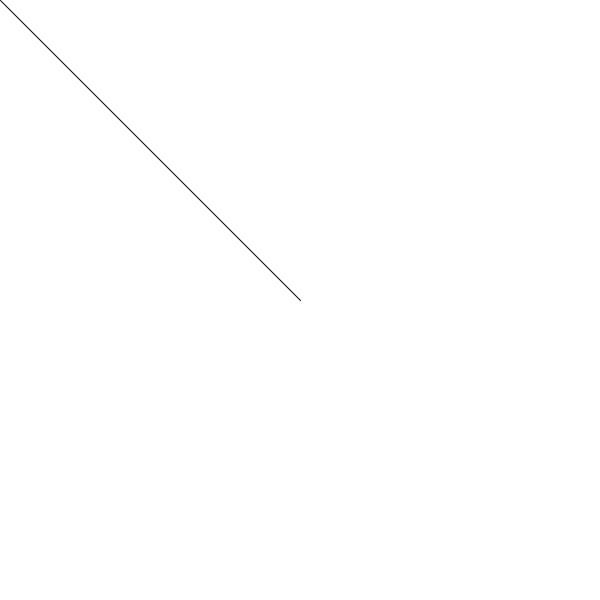
Frame 1 (no input)
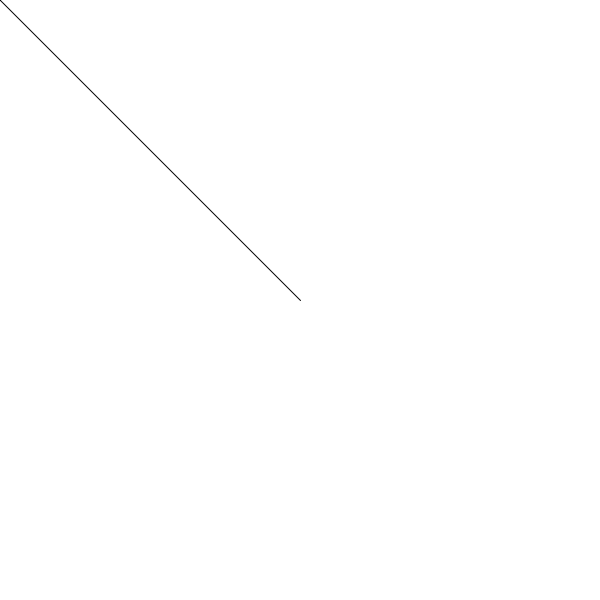
Frame 60 (the mouse pressed at the canvas centre just before this capture)
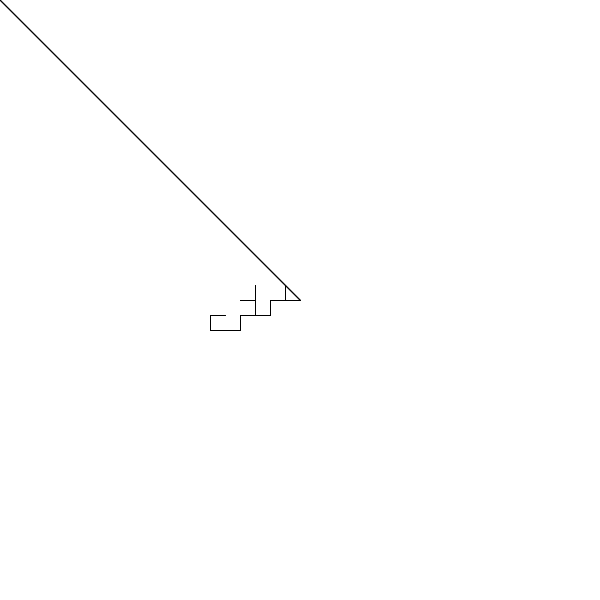
Frame 120 (the mouse held since frame 60 and released just before this capture)

The Processing sketch that drew these frames (run headless with seeded random() and noise(); from frame 60 on, the mouse is pressed at the canvas centre):

// Processing sketch: forme_animate
// ── forme_animate.pde
float x, y, xn, yn;

void setup() {
  size(600, 600);
  x=width/2;
  y=height/2;
  xn=x;
  yn=y;
  background(255);
}

int q = 10;

void draw() {
  //background(255);
  /*
  //SPOSTAMENTO LIBERO (MOTO BROWNIANO)
  x += random(-3, 3);
  y += random(-3, 3);*/
  /*
  //MOVIMENTO VINCOLATO X o Y
  if(random(1.)>0.5){
    x += random(-10,10);
  }
  else{
    y += random(-10,10);
  }
  */
  //MOVIMENTO VINCOLATO X o Y
  //"QUANTIZZATO" SU UNA GRIGLIA 10*10
  q = int(float(mouseX)/float(width)*30);
  if(random(1.)>0.5){
    x += random(-q,q);
  }
  else{
    y += random(-q,q);
  }
  x = round(x/q)*q;
  y = round(y/q)*q;
  x= constrain(x, 0, width);
  y= constrain(y, 0, height);

  //ellipse(x,y,10,10);

  line(x, y, xn, yn);
  xn = x;
  yn = y;
}

void mousePressed() {
  x=mouseX;
  y=mouseY;
}
